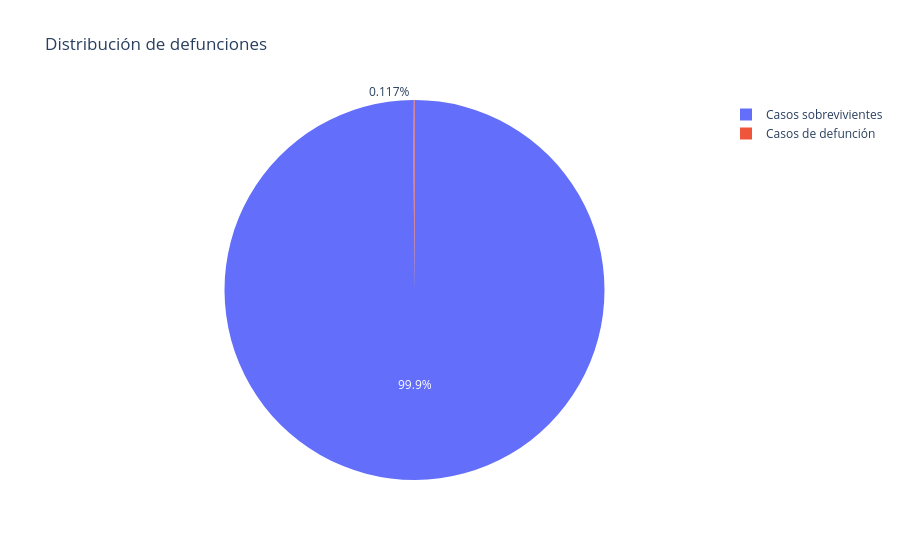

Write notebook code for a chart like this one.
### Code cell
import plotly.graph_objects as go

# Limpiar columna (CLAVE 🔥)
temp = df['DEFUNCION'].astype(str).str.strip().str.upper()

# Contar valores correctamente
muertes = (temp == 'SÍ').sum() + (temp == 'SI').sum()
sobreviven = (temp == 'NO').sum()

# Labels
labels = ['Casos de defunción', 'Casos sobrevivientes']
values = [muertes, sobreviven]

# Gráfica
fig = go.Figure(data=[go.Pie(labels=labels, values=values)])

fig.update_layout(title="Distribución de defunciones")

fig.show()

### Figure 1 — Plotly figure (JSON) as saved in the notebook; plotly's stock layout.template omitted (floating-point values rounded to 4 significant figures)
{"data": [{"labels": ["Casos de defunción", "Casos sobrevivientes"], "type": "pie", "values": [25, 21412]}], "layout": {"title": {"text": "Distribución de defunciones"}}}
